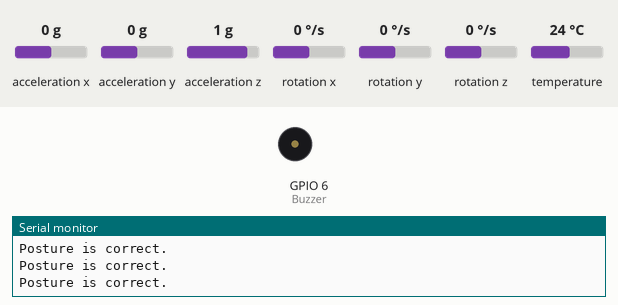
This sketch was run on a simulated ESP32-S3. Parts: buzzer (waves = sounding), the last lines printed to the serial monitor. Inputs (shaded band) come from the test bench; at power-on: acceleration x 0 g, acceleration y 0 g, acceleration z 1 g, rotation x 0 °/s, rotation y 0 °/s, rotation z 0 °/s, temperature 24 °C. USB keyboard and mouse output is not drawn.

Above: at 1.2 s.
1.3 s: acceleration x set to -0.3 g
At 4.0 s:
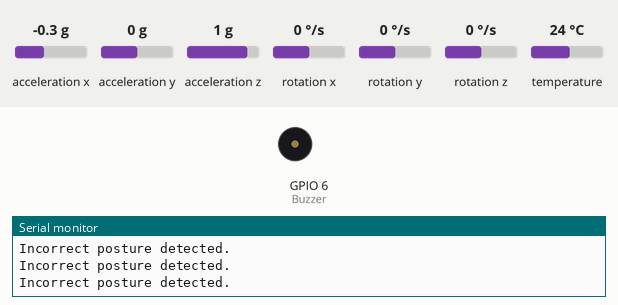
4.3 s: acceleration x set to 0 g
At 5.4 s:
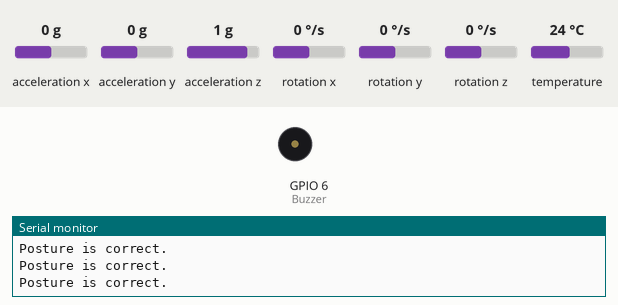
5.8 s: acceleration x set to -1.4 g
At 6.6 s:
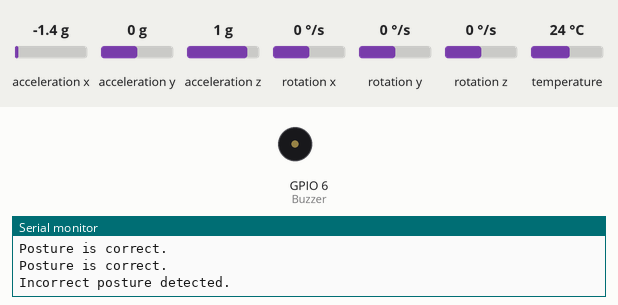
Timing chart, 0 to 14.8 s (numbered marks = the images above; inputs shaded):
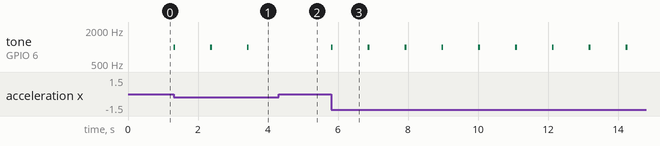

Measured:
- the behaviour switches between -0.1 and -0.2 g on acceleration x (found by bisection; images 0 and 1)
- after the input at 1.3 s, tone on GPIO 6 (Buzzer): alternates 1000 Hz for 0.05 s and silent for 1.0 s, starting at once
- after the input at 4.3 s, tone on GPIO 6 (Buzzer): stops changing and stays silent
- after the input at 5.8 s, tone on GPIO 6 (Buzzer): alternates 1000 Hz for 0.05 s and silent for 1.0 s, starting at once

The sketch:

Simple_SitSense.ino
```cpp
/*
Project: SitSense
Author: Mukesh Sankhla
Website: https://www.makerbrains.com
GitHub: https://github.com/MukeshSankhla
Social Media: Instagram @makerbrains_official.diy
*/

#include <BleKeyboard.h>
#include <Adafruit_MPU6050.h>
#include <Adafruit_Sensor.h>
#include <Wire.h>

#define Buzzer 6
const int frequency = 1000;
const int beepDuration = 50;
const int pauseDuration = 1000;

BleKeyboard bleKeyboard;
Adafruit_MPU6050 mpu;

// Thresholds for posture detection
float baselineX, baselineY, baselineZ;
bool postureInitialized = false;
bool isLocked = false;  // Start in locked state

unsigned long incorrectPostureStartTime = 0;
const unsigned long lockDelay = 10000; // 10 Sec minutes in milliseconds

void setup() {
  Serial.begin(115200);
  Serial.println("Starting BLE work and MPU setup...");

  // Initialize BLE Keyboard
  bleKeyboard.begin();

  // Initialize MPU6050
  if (!mpu.begin()) {
    Serial.println("Failed to find MPU6050 chip");
    while (1) delay(10);
  }
  Serial.println("MPU6050 Found!");
  mpu.setAccelerometerRange(MPU6050_RANGE_8_G);
  mpu.setGyroRange(MPU6050_RANGE_500_DEG);
  mpu.setFilterBandwidth(MPU6050_BAND_21_HZ);

  pinMode(Buzzer, OUTPUT);
}

void initializePosture() {
  sensors_event_t a, g, temp;
  mpu.getEvent(&a, &g, &temp);

  // Set the baseline for posture
  baselineX = a.acceleration.x;
  baselineY = a.acceleration.y;
  baselineZ = a.acceleration.z;
  postureInitialized = true;

  Serial.println("Baseline posture initialized:");
  Serial.print("X: "); Serial.print(baselineX);
  Serial.print(" Y: "); Serial.print(baselineY);
  Serial.print(" Z: "); Serial.println(baselineZ);
}

bool isPostureCorrect() {
  sensors_event_t a, g, temp;
  mpu.getEvent(&a, &g, &temp);

  // Check if current posture is within a threshold of the baseline
  float threshold = 1.0;  // Adjust sensitivity
  return (abs(a.acceleration.x - baselineX) < threshold &&
          abs(a.acceleration.y - baselineY) < threshold &&
          abs(a.acceleration.z - baselineZ) < threshold);
}

void lockScreen() {
  if (bleKeyboard.isConnected() && !isLocked) {
    Serial.println("Locking screen (Win+L)...");
    bleKeyboard.press(KEY_LEFT_GUI);  // Windows (GUI) key
    bleKeyboard.press('l');           // 'L' key
    delay(100);                       // Small delay for action
    bleKeyboard.releaseAll();         // Release keys after locking
    isLocked = true;  // Set lock flag
  }
}

void unlockScreen() {
  if (bleKeyboard.isConnected() && isLocked) {
    Serial.println("Unlocking screen with PIN...");
    bleKeyboard.write(KEY_HOME);
    delay(100);
    bleKeyboard.releaseAll();
    delay(1000);
    bleKeyboard.press(KEY_NUM_1);
    delay(100);
    bleKeyboard.releaseAll();
    bleKeyboard.press(KEY_NUM_2);
    delay(100);
    bleKeyboard.releaseAll();
    bleKeyboard.press(KEY_NUM_3);
    delay(100);
    bleKeyboard.releaseAll();
    bleKeyboard.press(KEY_NUM_4);
    delay(100);
    bleKeyboard.releaseAll();         // Release all keys after unlocking
    isLocked = false;  // Clear lock flag after unlocking
  }
}

void loop() {
  if (!postureInitialized) {
    initializePosture();  // Initialize baseline posture once
  }

  if (isPostureCorrect()) {
    Serial.println("Posture is correct.");
    digitalWrite(Buzzer, LOW);
    incorrectPostureStartTime = 0; // Reset timer if posture is corrected
    if (isLocked) {
      unlockScreen();  // Unlock if posture is corrected
    }
  } else {
    Serial.println("Incorrect posture detected.");

    tone(Buzzer, frequency, beepDuration);
    delay(beepDuration);
    noTone(Buzzer);
    delay(pauseDuration);

    // Start or reset the timer for incorrect posture
    if (incorrectPostureStartTime == 0) {
      incorrectPostureStartTime = millis();
    } else if (millis() - incorrectPostureStartTime >= lockDelay) {
      lockScreen();  // Lock if incorrect posture persists for 2 minutes
    }
  }
}
```
